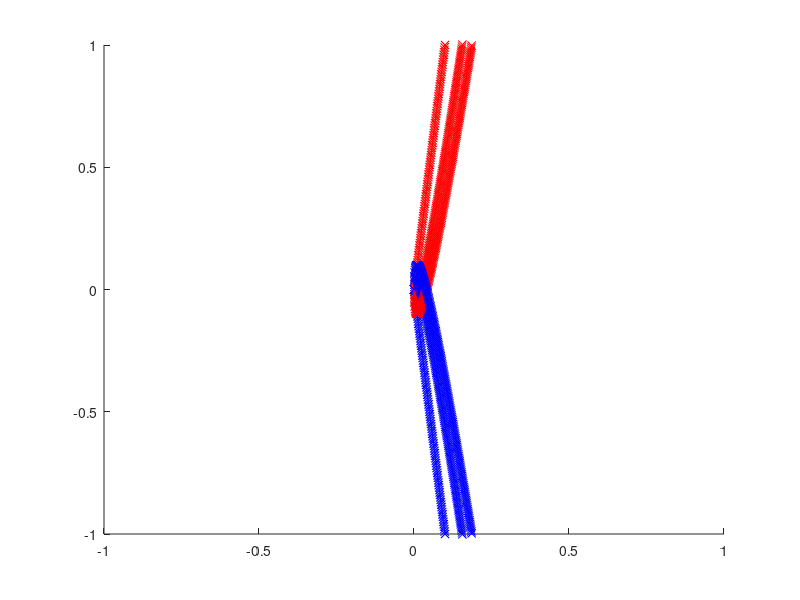

The MATLAB script that drew this image:
%% Problem 1
% h=.01;
% 
% [X, Y]=meshgrid(-1:h:1,-1:h:1);      % the grid is now rectangular
% f = -10*X./Y;
% contour(X, Y, f, -10:1:10);  
% hold on                         
% dx=ones(size(X));
% quiver(X, Y, dx, f)
% axis tight
% hold off


% Plotting isoclines
grid_step = 0.1;
grid_max = 1;
grid_min = -1;
[X, Y] = meshgrid(grid_min:grid_step:grid_max, grid_min:grid_step:grid_max);

isoc_step = 0.1;
% f = @(x1, alpha) -10*x1/alpha;
f = @(x1, alpha) -10*x1/(10+alpha);
figure(1);
cla
hold on;
for alpha = [logspace(-2,0,10), logspace(0,2,20)]
    for i = 0:1
        alpha_s = alpha*(-1)^i;
        x1 = grid_min:isoc_step:grid_max;
        x2 = [];
        for x = x1 
            x2 = [x2, f(x, alpha_s)];
        end
        plot(x1, x2, '-x')
    end
end
xlim([grid_min, grid_max])
ylim([grid_min, grid_max])
hold off;


%% Problem 2

% prove limit cycles
r_dot = @(r,t) r*(r^2-1) *sin(1/(r^2-1));
r_limit_cyle = @(n) sqrt(1/(n*pi) + 1);
r_dot_all = [];
figure(1); cla; hold on;
for pi_multiples = 10:10
    r_0 = r_limit_cyle(pi_multiples);
    r_all = [];
    r = r_0;
    dt  = 0.01;
    T = 0:dt:10;
    for t = T
        r_dot_all = [r_dot_all, r_dot(r,t)]; 
        r = r + r_dot_all(end)*dt;
        r_all = [r_all, r];
    end
%     plot(T,r_all);
    plot(r_all, r_dot_all, 'rx-');
    fprintf('Starting Radius: %s, Final Value: %s \n',r_0, r_all(end))
    pause(1)
end

%% stability
disturbance = 1e-3;
for pi_multiples = 1:10
    for dr = [-1, 1]
        r_dot_temp = r_dot(r_limit_cyle(pi_multiples)+dr*disturbance);
        fprintf('Multiple: %d, Disturbance: %d, r_dot: %0.20f+%fj\n', pi_multiples, dr, real(r_dot_temp), imag(r_dot_temp))
    end
end
%%
y_dot = @(y,u) (sqrt(2*u*y) - 10*y)*[1;-1];
u_all = 0:1:2;
y_all = 0:0.001:0.3;
figure(1); cla; hold on;
for u = u_all
    y_dot_all = [];
    for y = y_all
        y_dot_all = [y_dot_all; y_dot(y,u)];
    end
    plot(y_all, y_dot_all(2:2:end), 'rx-')
    plot(y_all, y_dot_all(1:2:end), 'bx-')
end
hold off







